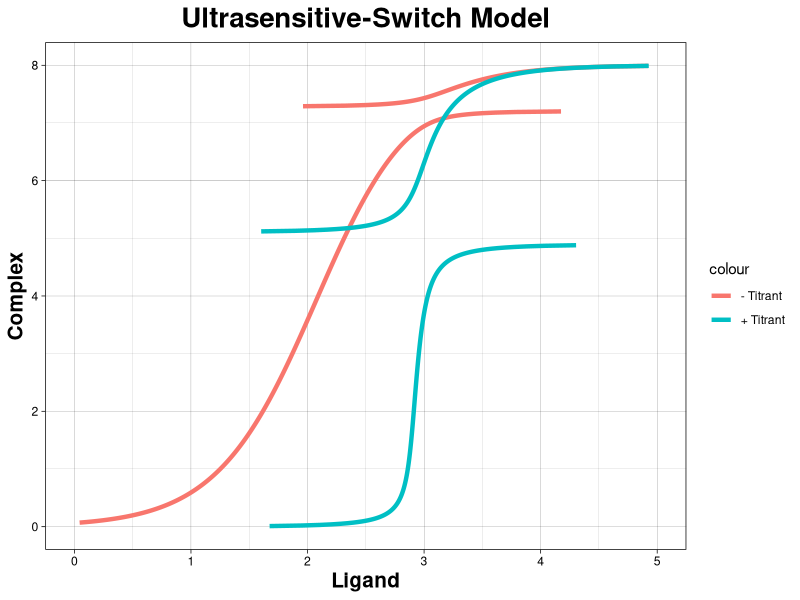

The R source for this figure:
#Switch Model
#SDS

#Set Working Directory
setwd("")
library(ggplot2)

#Set Initiaal Conditions
K_d1 = 115.6 #nM
K_dT = 2.1 #M
K_d2 = 105 #nM
P_0 = 8 #nM
R_0 = 960 #nM

#Without Titrant
T_0 = 0
Y = NULL
for (C in c(seq(0.01,7.99,0.01))) { 
  x = (K_d2*C)/(P_0-C)
  L = (K_d1*x)/(R_0-C-x-(x*T_0)/(x+K_dT))
  PL = x
  S = (x*T_0)/(x+K_dT)  
  Ligand_norm = L + PL + C + S
  newrow = data.frame(C,Ligand_norm)
  Y = rbind(Y,newrow)
}

#With Titrant
T_0 = 800 #nM
Z = NULL
for (C in c(seq(0.01,7.99,0.01))) { 
  x = (K_d2*C)/(P_0-C)
  L = (K_d1*x)/(R_0-C-x-(x*T_0)/(x+K_dT))
  PL = x
  S = (x*T_0)/(x+K_dT)  
  Ligand_titrated = L + PL + C + S
  newrow = data.frame(Ligand_titrated)
  Z = rbind(Z,newrow)
}

Graph = cbind(Y,Z)

dev.new()
pdf(file = "Ultrasensitive-Switch Model.pdf")
ggplot(data = Graph) + 
  geom_path(mapping = aes(x = log10(Ligand_norm), y = C,colour= "- Titrant"), size = 1.5) +
  geom_path(mapping = aes(x = log10(Ligand_titrated), y = C,colour= "+ Titrant"), size = 1.5) +
  xlab("Ligand") +
  ylab("Complex") +
  ggtitle("Ultrasensitive-Switch Model") +
  xlim(0,5)+
  ylim(0,8)+
  theme_linedraw() +
  theme(
    plot.title = element_text(hjust = 0.5, size=20, face="bold"),
    axis.title.x = element_text(size=15, face="bold"),
    axis.title.y = element_text(size=15, face="bold"))
dev.off()
